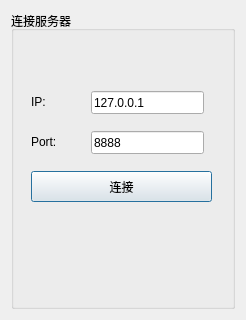
<?xml version="1.0" encoding="UTF-8"?>
<ui version="4.0">
 <class>SelectServer</class>
 <widget class="QDialog" name="SelectServer">
  <property name="geometry">
   <rect>
    <x>0</x>
    <y>0</y>
    <width>246</width>
    <height>320</height>
   </rect>
  </property>
  <property name="windowTitle">
   <string>Dialog</string>
  </property>
  <layout class="QVBoxLayout" name="verticalLayout">
   <item>
    <widget class="QGroupBox" name="groupBox">
     <property name="title">
      <string>连接服务器</string>
     </property>
     <widget class="QLabel" name="label">
      <property name="geometry">
       <rect>
        <x>20</x>
        <y>80</y>
        <width>61</width>
        <height>21</height>
       </rect>
      </property>
      <property name="text">
       <string>IP:</string>
      </property>
     </widget>
     <widget class="QLabel" name="label_2">
      <property name="geometry">
       <rect>
        <x>20</x>
        <y>120</y>
        <width>61</width>
        <height>21</height>
       </rect>
      </property>
      <property name="text">
       <string>Port:</string>
      </property>
     </widget>
     <widget class="QLineEdit" name="ip">
      <property name="geometry">
       <rect>
        <x>80</x>
        <y>80</y>
        <width>113</width>
        <height>23</height>
       </rect>
      </property>
      <property name="text">
       <string>127.0.0.1</string>
      </property>
     </widget>
     <widget class="QLineEdit" name="port">
      <property name="geometry">
       <rect>
        <x>80</x>
        <y>120</y>
        <width>113</width>
        <height>23</height>
       </rect>
      </property>
      <property name="text">
       <string>8888</string>
      </property>
     </widget>
     <widget class="QPushButton" name="ConnServer_btn">
      <property name="geometry">
       <rect>
        <x>20</x>
        <y>160</y>
        <width>181</width>
        <height>31</height>
       </rect>
      </property>
      <property name="text">
       <string>连接</string>
      </property>
     </widget>
    </widget>
   </item>
  </layout>
 </widget>
 <resources/>
 <connections/>
</ui>
